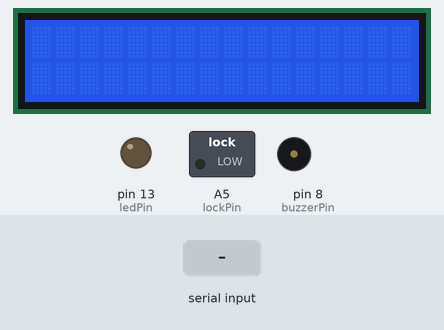
This sketch was run on a simulated Arduino Uno, built with avr-gcc and run on an emulated ATmega328P. Parts: 16×2 character LCD, switched loads named in the sketch (green lamp = pin HIGH), output pins drawn as LEDs (lit = HIGH), buzzer (waves = sounding). Inputs (shaded band) come from the test bench. Pins used as bus, display or sensor lines are not drawn; what the sketch prints to the serial monitor is not drawn.

Above: at 4.2 s.
4.3 s: "1" received over the second serial link
At 7.0 s:
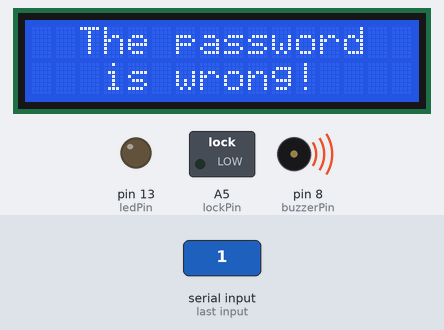
7.3 s: "1777" received over the second serial link
At 9.8 s:
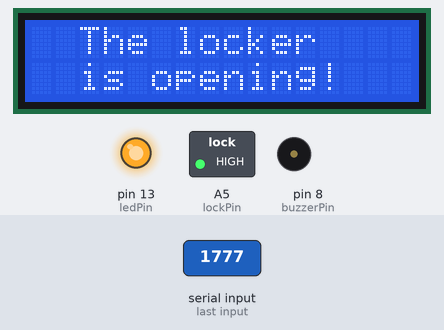
At 15.0 s:
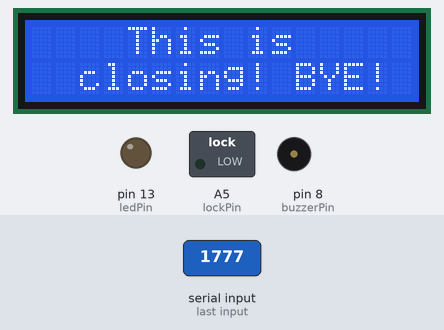
Timing chart, 0 to 16.3 s (numbered marks = the images above; inputs shaded):
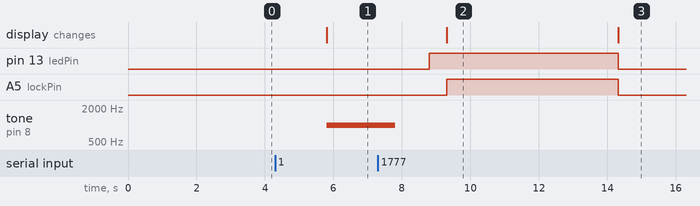

The sketch:

arduino.ino
```cpp
#include <LiquidCrystal.h> // biblioteca pentru LCD
#include <SoftwareSerial.h> // biblioteca pentru Bluetooth

LiquidCrystal lcd(2, 3, 4, 5, 6, 7); // initializarea LCD
SoftwareSerial BTSerial(11, 10); // initializarea Bluetooth

int ledPin = 13; // pin-ul pentru LED
int buzzerPin = 8; // pin-ul pentru buzzer
int lockPin = A5; // pin-ul pentru releul de blocare electronică
unsigned long lastActivityTime = millis(); // ultimul timp de activitate
String password = ""; // variabila string pentru a stoca parola primita

void setup()
{
  pinMode(ledPin, OUTPUT); // setarea pin-ului LED ca ieșire
  lcd.begin(16, 2);
  pinMode(lockPin, OUTPUT); // setarea pin-ului releului ca ieșire
  digitalWrite(lockPin, LOW); // inițializarea stării de blocare electronică
  pinMode(buzzerPin, OUTPUT); // setarea pin-ului buzzer ca ieșire
  Serial.begin(9600);
  BTSerial.begin(9600);
  delay(3000);
}

void loop()
{
  if (millis() - lastActivityTime > 120000) { // 2 minute = 120000 milisecunde
    Serial.println("a");
    lcd.clear(); // ștergerea afișajului LCD
    lcd.setCursor(2,0);
    lcd.print("Try again");
    lcd.setCursor(3,1);
    lcd.print("later!");
    digitalWrite(buzzerPin, HIGH);
    tone(buzzerPin, 500); // set the tone to 500 Hz
    delay(2000);
    noTone(buzzerPin); // stop the tone
    digitalWrite(buzzerPin, LOW);
    delay(15000);
  }
  if (BTSerial.available()) {
    password = BTSerial.readString(); // citirea parolei și stocarea acesteia în variabila password
    if (password == "1777") {
      digitalWrite(ledPin, HIGH);
      delay(500);
      lcd.clear();
      lcd.setCursor(2,0);
      lcd.print("The locker");
      lcd.setCursor(2,1);
      lcd.print("is opening!");
      digitalWrite(lockPin, HIGH); // deblocarea electronică
      delay(5000); // asteptare 10 secunde dupa care se inchide locker-ul
      lcd.clear();
      lcd.setCursor(4,0);
      lcd.print("This is");
      lcd.setCursor(2,1);
      lcd.print("closing! BYE!");
      digitalWrite(ledPin, LOW);
      digitalWrite(lockPin, LOW); // blocarea electronică
      lastActivityTime = millis();
      delay(5000);
    } else {
      Serial.write("incorrect password");
      delay(500);
      lcd.clear();
      lcd.setCursor(2,0);
      lcd.print("The password");
      lcd.setCursor(3,1);
      lcd.print("is wrong!");
      digitalWrite(buzzerPin, HIGH); // activarea buzzer-ului
      tone(buzzerPin, 1000); // set the tone to 500 Hz
      delay(2000); // așteptare 2 secunde
      noTone(buzzerPin); // stop the tone
      digitalWrite(buzzerPin, LOW); // dezactivarea buzzer-ului
      lastActivityTime = millis();
    }
  }
}
```

Measured:
- after the input at 4.3 s, tone on pin 8 (buzzerPin): silent → 1000 Hz after 1.5 s; the display: changes after 1.5 s (image 1)
- after the input at 7.3 s, pin 13 (ledPin): LOW → HIGH after 1.5 s, → LOW 5.5 s later; A5 (lockPin): LOW → HIGH after 2.0 s, → LOW 5.0 s later; the display: changes after 2.0 s (image 2)
- what the display in image 2 shows lasts 5.0 s, from 9.3 s to 14.3 s
